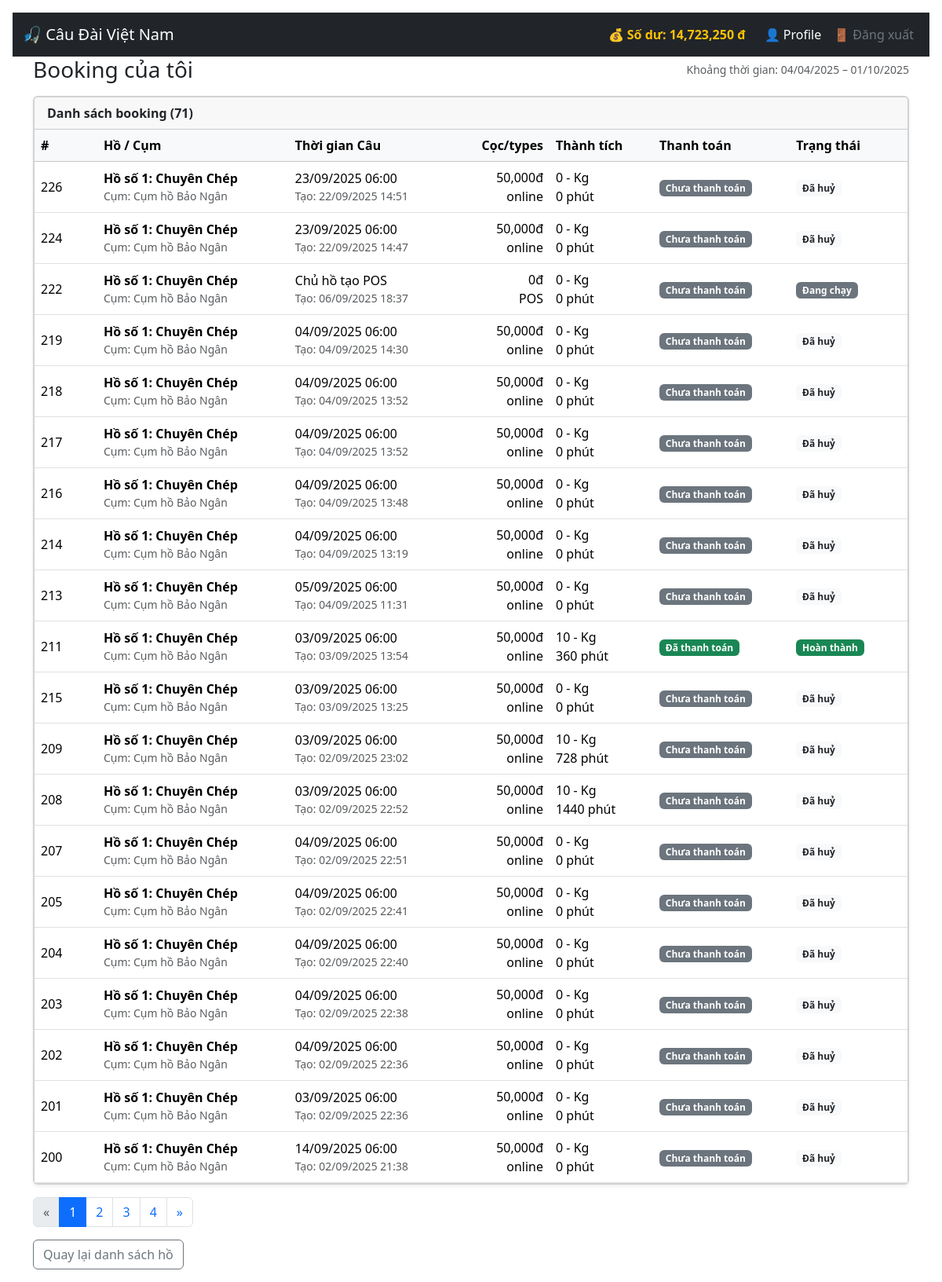
The app's page /cauca/canthu/booking/my_booking_list.php (signed in) with its own data.
### tables this page shows
CREATE TABLE `users` (
  `id` int NOT NULL,
  `user_code` varchar(40) DEFAULT NULL,
  `phone` varchar(12) DEFAULT NULL,
  `password` varchar(255) NOT NULL,
  `nickname` varchar(30) DEFAULT 'Nick name...',
  `email` varchar(100) DEFAULT 'Email...',
  `vai_tro` enum('admin','moderator','canthu','chuho','guest') NOT NULL DEFAULT 'canthu',
  `full_name` varchar(100) DEFAULT 'Họ và Tên...',
  `bank_account` varchar(50) DEFAULT 'Số tài khoản...',
  `bank_info` enum('970436-Vietcombank','970415-VietinBank','970418-BIDV','970405-Agribank','970407-Techcombank','970422-MBbank','970423-TPBank','970403-Sacombank','970432-VPBank','970416-ACB') DEFAULT NULL,
  `qr_image_path` varchar(255) DEFAULT NULL,
  `CCCD_number` varchar(20) DEFAULT 'Số CCCD...',
  `balance` decimal(12,2) DEFAULT '100000.00',
  `balance_ref` decimal(12,2) DEFAULT '50000.00',
  `ref_code` varchar(20) DEFAULT '0935192079',
  `user_exp` int DEFAULT '10',
  `cnt_ho` int NOT NULL DEFAULT '0',
  `cnt_xa` int NOT NULL DEFAULT '0',
  `cnt_giai` int NOT NULL DEFAULT '0',
  `cnt_game` int NOT NULL DEFAULT '0',
  `user_lever` int DEFAULT '1',
  `user_note` varchar(200) DEFAULT 'Ghi chú user...',
  `review_status` enum('yes','no') DEFAULT 'yes',
  `created_at` datetime DEFAULT CURRENT_TIMESTAMP,
  `status` enum('Chưa xác minh','Đã xác minh','Tạm dừng','banned') NOT NULL DEFAULT 'Chưa xác minh'
);

CREATE TABLE `booking` (
  `id` int NOT NULL,
  `booking_code` varchar(40) DEFAULT NULL,
  `nguoi_tao_id` int NOT NULL,
  `can_thu_id` int DEFAULT NULL,
  `chu_ho_id` int NOT NULL,
  `ho_cau_id` int NOT NULL,
  `gia_id` int NOT NULL,
  `booking_where` enum('POS','online') NOT NULL DEFAULT 'POS',
  `ten_nguoi_cau` varchar(255) DEFAULT '',
  `nick_name` varchar(100) DEFAULT NULL,
  `vi_tri` varchar(255) DEFAULT NULL,
  `booking_time` datetime NOT NULL DEFAULT CURRENT_TIMESTAMP,
  `booking_start_time` datetime DEFAULT NULL,
  `real_start_time` datetime DEFAULT NULL,
  `real_end_time` datetime DEFAULT NULL,
  `fish_weight` float DEFAULT '0',
  `fish_return_amount` int DEFAULT '0',
  `ref_by_user_id` int DEFAULT NULL,
  `fish_sell_weight` float DEFAULT '0',
  `fish_sell_amount` int DEFAULT '0',
  `real_tong_thoi_luong` int DEFAULT NULL,
  `real_so_suat` int DEFAULT '0',
  `real_gio_them` int DEFAULT '0',
  `payment_status` enum('Chưa thanh toán','Đã thanh toán') DEFAULT 'Chưa thanh toán',
  `payment_method` enum('Tiền mặt','Balance','Chuyển khoản') DEFAULT 'Tiền mặt',
  `booking_status` enum('Đang chạy','Hoàn thành','Đã huỷ','') DEFAULT 'Đang chạy',
  `service_amount` decimal(12,0) DEFAULT NULL,
  `award_amount` decimal(12,0) DEFAULT NULL,
  `booking_amount` decimal(12,0) DEFAULT NULL,
  `total_amount` decimal(12,0) DEFAULT NULL,
  `qr_image_url` varchar(255) DEFAULT NULL
);

### cauca/canthu/booking/my_booking_list.php (the view, shortened to what this page needs)
<?php
require_once __DIR__ . '/../../../connect.php';
include_once __DIR__ . '/../../../includes/header.php';
$can_thu_id = (int)$_SESSION['user']['id'];
$time_to   = date('Y-m-d H:i:s');
$time_from = date('Y-m-d H:i:s', strtotime('-180 days'));
$page = isset($_GET['page']) && ctype_digit($_GET['page']) ? (int)$_GET['page'] : 1;
$offset = ($page - 1) * PAGE_SIZE;
$sqlCount = "
  SELECT COUNT(*)
  FROM booking b
  WHERE b.can_thu_id = ?
    AND b.booking_time >= DATE_SUB(NOW(), INTERVAL 180 DAY)
    AND b.booking_time <= NOW()
";
$stCount = $pdo->prepare($sqlCount);
$stCount->execute([$can_thu_id]);
$total = (int)$stCount->fetchColumn();
$sqlList = "
  SELECT
    b.*,
    COALESCE(h.ten_ho, '(Hồ đã ẩn/xoá)') AS ten_ho,
    COALESCE(c.ten_cum_ho, '(Cụm đã ẩn/xoá)') AS ten_cum_ho,
    COALESCE(u.full_name, '(Chủ hồ không còn)') AS ten_chu_ho
  FROM booking b
  LEFT JOIN ho_cau h ON h.id = b.ho_cau_id
  LEFT JOIN cum_ho c ON c.id = h.cum_ho_id
  LEFT JOIN users  u ON u.id = c.chu_ho_id
  WHERE b.can_thu_id = ?
    AND b.booking_time >= DATE_SUB(NOW(), INTERVAL 180 DAY)
    AND b.booking_time <= NOW()
  ORDER BY b.booking_time DESC, b.id DESC
  LIMIT ? OFFSET ?
";
$stList = $pdo->prepare($sqlList);
$stList->bindValue(1, $can_thu_id, PDO::PARAM_INT);
$stList->bindValue(2, PAGE_SIZE, PDO::PARAM_INT);
$stList->bindValue(3, $offset,   PDO::PARAM_INT);
$stList->execute();
$rows = $stList->fetchAll(PDO::FETCH_ASSOC);
function fmtVnd($n) { return number_format((int)$n) . 'đ'; }
function badgePayment($s) {
  $map = [
    'Đã thanh toán'   => 'bg-success',
    'Chưa thanh toán' => 'bg-secondary',
    'Hoàn tiền'       => 'bg-danger',
  ];
  $cls = $map[$s] ?? 'bg-light text-dark';
  return '<span class="badge '.$cls.'">'.$s.'</span>';
}
function badgeBooking($s) {
  $map = [
    'Đang chạy' => 'bg-secondary',
    'Hoàn thành'  => 'bg-success',
    'Đã hủy'    => 'bg-danger',
  ];
  $cls = $map[$s] ?? 'bg-light text-dark';
  return '<span class="badge '.$cls.'">'.$s.'</span>';
}
$total_pages = (int)ceil($total / PAGE_SIZE);
function pagelink($p) {
  return '?page='.(int)$p;
}
?>
<!doctype html>
<html lang="vi">
<head>
  <link href="/assets/bootstrap.min.css" rel="stylesheet">
</head>
<body class="p-3">
<div class="container">
  <div class="d-flex align-items-center justify-content-between mb-3">
    <h3 class="mb-0">Booking của tôi</h3>
    <div class="text-muted small">
      Khoảng thời gian: <?= htmlspecialchars(date('d/m/Y', strtotime($time_from))) ?>
      – <?= htmlspecialchars(date('d/m/Y', strtotime($time_to))) ?>
    </div>
  </div>
  <div class="card border-2 shadow-sm">
    <div class="card-header fw-bold">Danh sách booking (<?= (int)$total ?>)</div>
    <div class="card-body p-0">
      <?php if (!$rows): ?>
        <div class="p-3 text-center text-muted">Chưa có booking nào trong 180 ngày.</div>
      <?php else: ?>
        <div class="table-responsive">
          <table class="table table-hover align-middle mb-0">
            <thead class="table-light">
              <tr>
                <th width="80">#</th>
                <th>Hồ / Cụm</th>
                <th>Thời gian Câu</th>
                <th class="text-end">Cọc/types</th>
				<th>Thành tích</th>
                <th>Thanh toán</th>
                <th>Trạng thái</th>
                <th width="1"></th>
              </tr>
            </thead>
            <tbody>
              <?php foreach ($rows as $r): ?>
                <tr>
                  <td><?= (int)$r['id'] ?></td>
                  <td>
                    <div class="fw-semibold"><?= htmlspecialchars($r['ten_ho']) ?></div>
                    <div class="text-muted small">Cụm: <?= htmlspecialchars($r['ten_cum_ho']) ?></div>
                  </td>
                  <td>
					<div class="text-semibold"><?= !empty($r['booking_start_time'])
					? htmlspecialchars(date('d/m/Y H:i', strtotime($r['booking_start_time'])))
					: 'Chủ hồ tạo POS' ?></div>
					<div class="text-muted small">Tạo: <?= htmlspecialchars(date('d/m/Y H:i', strtotime($r['booking_time']))) ?></div>
				  </td>
                  <td>
				  <div class="text-end"><?= fmtVnd($r['booking_amount']) ?> </div>
				  <div class="text-end"><?= $r['booking_where'] ?> </div>
				  </td>
				  <td>
					<div ><?= htmlspecialchars($r['fish_weight']) ?> - Kg</div>
					<?php $ttl = !empty($r['real_tong_thoi_luong']) ? $r['real_tong_thoi_luong'] : 0; ?>
					<div class="<?= $ttl ?>"><?= $ttl ?> phút</div>
				  </td>
                  <td><?= badgePayment($r['payment_status']) ?></td>
                  <td><?= badgeBooking($r['booking_status']) ?></td>
                  <td class="text-nowrap">
                  </td>
                </tr>
              <?php endforeach; ?>
            </tbody>
          </table>
        </div>
      <?php endif; ?>
    </div>
  </div>
  <?php if ($total_pages > 1): ?>
    <nav class="mt-3">
      <ul class="pagination mb-0">
        <li class="page-item <?= $page<=1?'disabled':'' ?>">
          <a class="page-link" href="<?= $page<=1?'#':pagelink($page-1) ?>">«</a>
        </li>
        <?php
          $start = max(1, $page-3);
          $end   = min($total_pages, $page+3);
          for ($p=$start; $p<=$end; $p++):
        ?>
          <li class="page-item <?= $p===$page?'active':'' ?>">
            <a class="page-link" href="<?= pagelink($p) ?>"><?= $p ?></a>
          </li>
        <?php endfor; ?>
        <li class="page-item <?= $page>=$total_pages?'disabled':'' ?>">
          <a class="page-link" href="<?= $page>=$total_pages?'#':pagelink($page+1) ?>">»</a>
        </li>
      </ul>
    </nav>
  <?php endif; ?>
  <div class="mt-3">
    <a href="/cauca/canthu/booking/booking_list.php" class="btn btn-outline-secondary">Quay lại danh sách hồ</a>
  </div>
</div>
</body>
</html>

### includes/header.php (shortened to what this page needs)
<?php
require_once __DIR__ . '/../connect.php';
$user = $_SESSION['user'] ?? null;
$isLoggedIn = $user !== null;
$vai_tro = $user['vai_tro'] ?? null;
$user_id = $user['id'] ?? null;
?>
<!DOCTYPE html>
<html lang="vi">
<head>
<link href="https://cdn.jsdelivr.net/npm/bootstrap@5.3.3/dist/css/bootstrap.min.css" rel="stylesheet">
</head>
<body>
<nav class="navbar navbar-expand-lg navbar-dark bg-dark">
    <div class="container-fluid">
<a class="navbar-brand" href="/index.php">🎣 Câu Đài Việt Nam</a>
        <div class="collapse navbar-collapse" id="navbarNav">
            <?php if ($isLoggedIn && in_array($vai_tro, ['canthu', 'chuho'])): ?>
                <?php
                    $stmt = $pdo->prepare("SELECT balance FROM users WHERE id = :id");
                    $stmt->execute(['id' => $user_id]);
                    $u = $stmt->fetch(PDO::FETCH_ASSOC);
                    $so_du = isset($u['balance']) ? (float)$u['balance'] : 0;
                    $balance_link = ($vai_tro === 'canthu')
                        ? '/cauca/canthu/balance.php'
                        : '/cauca/chuho/balance.php';
                ?>
                <div class="me-3 text-white">
                    <a href="<?= $balance_link ?>" class="text-decoration-none text-warning fw-bold">
                        💰 Số dư: <?= number_format($so_du) ?> đ
                    </a>
                </div>
            <?php endif; ?>
<ul class="navbar-nav">
    <?php if ($isLoggedIn): ?>
        <li class="nav-item">
            <?php
                $profile_link = '/';
                if ($vai_tro === 'canthu') {
                    $profile_link = '/cauca/canthu/profile.php';
                } elseif ($vai_tro === 'chuho') {
                    $profile_link = '/cauca/chuho/profile.php';
                }
            ?>
            <a class="nav-link text-white" href="<?= $profile_link ?>">👤 Profile</a>
        </li>
        <li class="nav-item">
            <a class="nav-link text-secondary" href="/auth/logout.php">🚪 Đăng xuất</a>
        </li>
    <?php else: ?>
        <li class="nav-item"><a class="nav-link" href="/auth/login.php">Đăng nhập</a></li>
    <?php endif; ?>
</ul>
        </div>
    </div>
</nav>

### records on screen
users: balance "14,723,250"
booking: id "226", ten_ho "Hồ số 1: Chuyên Chép", ten_cum_ho "Cụm hồ Bảo Ngân", booking_start_time "23/09/2025 06:00", booking_time "22/09/2025 14:51", booking_amount "50,000đ", booking_where "online", fish_weight "0", real_tong_thoi_luong "0", payment_status "Chưa thanh toán", booking_status "Đã huỷ"
booking: id "224", ten_ho "Hồ số 1: Chuyên Chép", ten_cum_ho "Cụm hồ Bảo Ngân", booking_start_time "23/09/2025 06:00", booking_time "22/09/2025 14:47", booking_amount "50,000đ", booking_where "online", fish_weight "0", real_tong_thoi_luong "0", payment_status "Chưa thanh toán", booking_status "Đã huỷ"
booking: id "222", ten_ho "Hồ số 1: Chuyên Chép", ten_cum_ho "Cụm hồ Bảo Ngân", shows "Chủ hồ tạo POS", booking_time "06/09/2025 18:37", booking_amount "0đ", booking_where "POS", fish_weight "0", real_tong_thoi_luong "0", payment_status "Chưa thanh toán", booking_status "Đang chạy"
booking: id "219", ten_ho "Hồ số 1: Chuyên Chép", ten_cum_ho "Cụm hồ Bảo Ngân", booking_start_time "04/09/2025 06:00", booking_time "04/09/2025 14:30", booking_amount "50,000đ", booking_where "online", fish_weight "0", real_tong_thoi_luong "0", payment_status "Chưa thanh toán", booking_status "Đã huỷ"
booking: id "218", ten_ho "Hồ số 1: Chuyên Chép", ten_cum_ho "Cụm hồ Bảo Ngân", booking_start_time "04/09/2025 06:00", booking_time "04/09/2025 13:52", booking_amount "50,000đ", booking_where "online", fish_weight "0", real_tong_thoi_luong "0", payment_status "Chưa thanh toán", booking_status "Đã huỷ"
booking: id "217", ten_ho "Hồ số 1: Chuyên Chép", ten_cum_ho "Cụm hồ Bảo Ngân", booking_start_time "04/09/2025 06:00", booking_time "04/09/2025 13:52", booking_amount "50,000đ", booking_where "online", fish_weight "0", real_tong_thoi_luong "0", payment_status "Chưa thanh toán", booking_status "Đã huỷ"
booking: id "216", ten_ho "Hồ số 1: Chuyên Chép", ten_cum_ho "Cụm hồ Bảo Ngân", booking_start_time "04/09/2025 06:00", booking_time "04/09/2025 13:48", booking_amount "50,000đ", booking_where "online", fish_weight "0", real_tong_thoi_luong "0", payment_status "Chưa thanh toán", booking_status "Đã huỷ"
booking: id "214", ten_ho "Hồ số 1: Chuyên Chép", ten_cum_ho "Cụm hồ Bảo Ngân", booking_start_time "04/09/2025 06:00", booking_time "04/09/2025 13:19", booking_amount "50,000đ", booking_where "online", fish_weight "0", real_tong_thoi_luong "0", payment_status "Chưa thanh toán", booking_status "Đã huỷ"
booking: id "213", ten_ho "Hồ số 1: Chuyên Chép", ten_cum_ho "Cụm hồ Bảo Ngân", booking_start_time "05/09/2025 06:00", booking_time "04/09/2025 11:31", booking_amount "50,000đ", booking_where "online", fish_weight "0", real_tong_thoi_luong "0", payment_status "Chưa thanh toán", booking_status "Đã huỷ"
booking: id "211", ten_ho "Hồ số 1: Chuyên Chép", ten_cum_ho "Cụm hồ Bảo Ngân", booking_start_time "03/09/2025 06:00", booking_time "03/09/2025 13:54", booking_amount "50,000đ", booking_where "online", fish_weight "10", real_tong_thoi_luong "360", payment_status "Đã thanh toán", booking_status "Hoàn thành"
booking: id "215", ten_ho "Hồ số 1: Chuyên Chép", ten_cum_ho "Cụm hồ Bảo Ngân", booking_start_time "03/09/2025 06:00", booking_time "03/09/2025 13:25", booking_amount "50,000đ", booking_where "online", fish_weight "0", real_tong_thoi_luong "0", payment_status "Chưa thanh toán", booking_status "Đã huỷ"
booking: id "209", ten_ho "Hồ số 1: Chuyên Chép", ten_cum_ho "Cụm hồ Bảo Ngân", booking_start_time "03/09/2025 06:00", booking_time "02/09/2025 23:02", booking_amount "50,000đ", booking_where "online", fish_weight "10", real_tong_thoi_luong "728", payment_status "Chưa thanh toán", booking_status "Đã huỷ"
booking: id "208", ten_ho "Hồ số 1: Chuyên Chép", ten_cum_ho "Cụm hồ Bảo Ngân", booking_start_time "03/09/2025 06:00", booking_time "02/09/2025 22:52", booking_amount "50,000đ", booking_where "online", fish_weight "10", real_tong_thoi_luong "1440", payment_status "Chưa thanh toán", booking_status "Đã huỷ"
booking: id "207", ten_ho "Hồ số 1: Chuyên Chép", ten_cum_ho "Cụm hồ Bảo Ngân", booking_start_time "04/09/2025 06:00", booking_time "02/09/2025 22:51", booking_amount "50,000đ", booking_where "online", fish_weight "0", real_tong_thoi_luong "0", payment_status "Chưa thanh toán", booking_status "Đã huỷ"
booking: id "205", ten_ho "Hồ số 1: Chuyên Chép", ten_cum_ho "Cụm hồ Bảo Ngân", booking_start_time "04/09/2025 06:00", booking_time "02/09/2025 22:41", booking_amount "50,000đ", booking_where "online", fish_weight "0", real_tong_thoi_luong "0", payment_status "Chưa thanh toán", booking_status "Đã huỷ"
booking: id "204", ten_ho "Hồ số 1: Chuyên Chép", ten_cum_ho "Cụm hồ Bảo Ngân", booking_start_time "04/09/2025 06:00", booking_time "02/09/2025 22:40", booking_amount "50,000đ", booking_where "online", fish_weight "0", real_tong_thoi_luong "0", payment_status "Chưa thanh toán", booking_status "Đã huỷ"
booking: id "203", ten_ho "Hồ số 1: Chuyên Chép", ten_cum_ho "Cụm hồ Bảo Ngân", booking_start_time "04/09/2025 06:00", booking_time "02/09/2025 22:38", booking_amount "50,000đ", booking_where "online", fish_weight "0", real_tong_thoi_luong "0", payment_status "Chưa thanh toán", booking_status "Đã huỷ"
booking: id "202", ten_ho "Hồ số 1: Chuyên Chép", ten_cum_ho "Cụm hồ Bảo Ngân", booking_start_time "04/09/2025 06:00", booking_time "02/09/2025 22:36", booking_amount "50,000đ", booking_where "online", fish_weight "0", real_tong_thoi_luong "0", payment_status "Chưa thanh toán", booking_status "Đã huỷ"
booking: id "201", ten_ho "Hồ số 1: Chuyên Chép", ten_cum_ho "Cụm hồ Bảo Ngân", booking_start_time "03/09/2025 06:00", booking_time "02/09/2025 22:36", booking_amount "50,000đ", booking_where "online", fish_weight "0", real_tong_thoi_luong "0", payment_status "Chưa thanh toán", booking_status "Đã huỷ"
booking: id "200", ten_ho "Hồ số 1: Chuyên Chép", ten_cum_ho "Cụm hồ Bảo Ngân", booking_start_time "14/09/2025 06:00", booking_time "02/09/2025 21:38", booking_amount "50,000đ", booking_where "online", fish_weight "0", real_tong_thoi_luong "0", payment_status "Chưa thanh toán", booking_status "Đã huỷ"

### other values on screen
$total "71"
